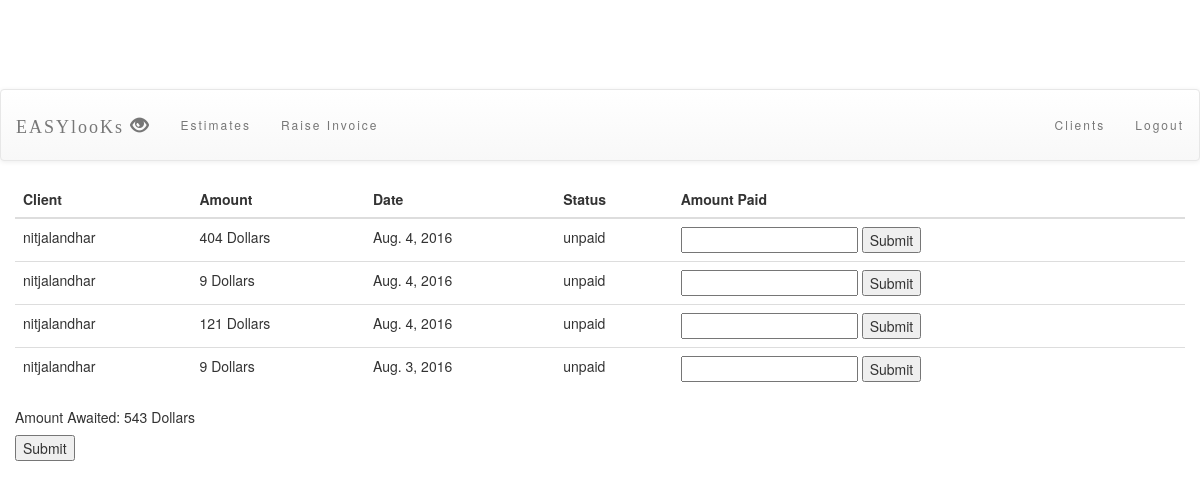
The page /invoice/estimates/ (signed in) on the database as committed earlier.
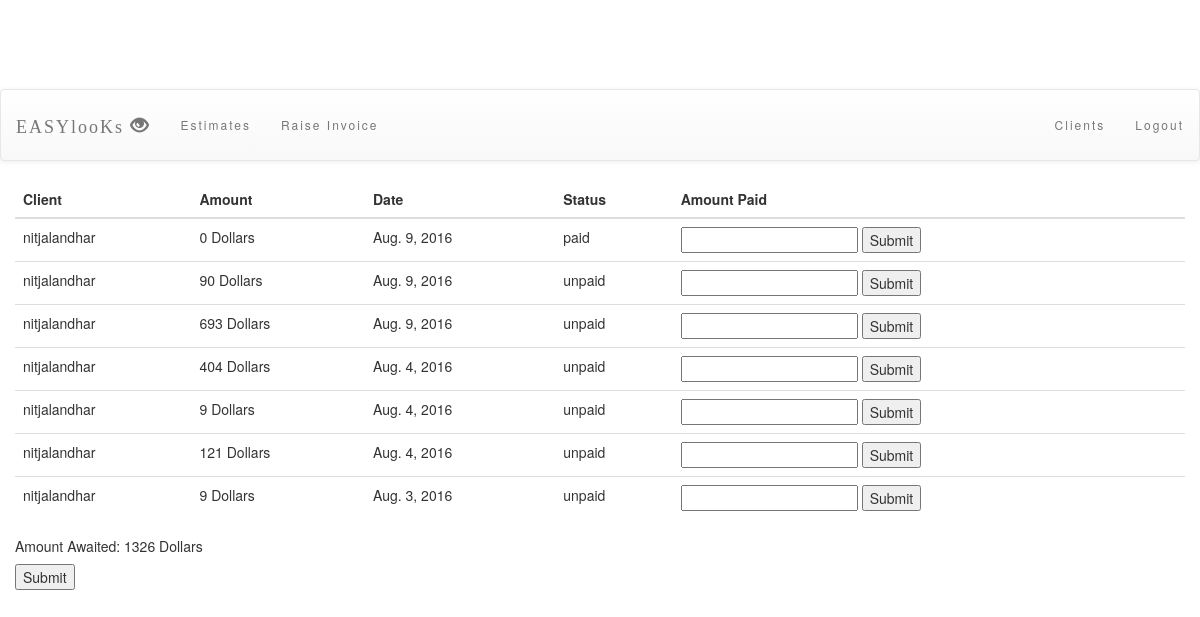
The same page on the database as committed later.
### invoiceapp/models.py (models this page shows, shortened)
class Invoice(models.Model):
    user = models.ForeignKey(User,default=1)
    client = models.ForeignKey(Client,on_delete=models.CASCADE,default="")
    raise_for = models.CharField(max_length=200)
    raised_by = models.CharField(max_length=50,default='')
    email_to = models.EmailField(default='xyz@yahoo.com')
    description_of_items = models.CharField(max_length=150)
    currency = models.CharField(max_length=10)
    cost = models.IntegerField(default=100)
    quantity = models.IntegerField(default=1)
    date_created = models.DateField(auto_now=False,auto_now_add=True)
    message =  models.TextField(max_length=500,default='Hey! Attatched along is your Invoice')

### invoiceapp/views.py (the view)
def Estimates(request):
    if not request.user.is_authenticated():
        return render(request,'invoiceapp/login.html',{'message':'Login First'})
    template_name = 'invoiceapp/estimates.html'
    all_invoices = Invoice.objects.filter(user=request.user).order_by('-pk')
    total = 0
    for invoice in all_invoices:
        total = total + invoice.cost
    return render(request,template_name,{'all_invoices':all_invoices,'amount':total})

### invoiceapp/templates/invoiceapp/estimates.html (shortened to what this page needs)
<!DOCTYPE html>
<html lang="en">
<head>
    {% load staticfiles %}
    <link rel="stylesheet" type="text/css" href="{% static 'invoiceapp/style.css' %}"/>
	<link rel="stylesheet" href="https://maxcdn.bootstrapcdn.com/bootstrap/3.3.6/css/bootstrap.min.css">
	<link rel="stylesheet" href="https://maxcdn.bootstrapcdn.com/bootstrap/3.3.6/css/bootstrap-theme.min.css">
</head>
<body id="body">
<div id="index_page_header">EASYlooKs<span style="font-size: medium"><sup>cloud</sup><sub>InvoiCing</sub></span></div>
  <nav class="navbar navbar-default" id="navbar">
         <div class="container-fluid">
           <div class="navbar-header">
            <a href="{% url 'invoiceapp:index' %}" class="navbar-brand">EASYlooKs <span class="glyphicon glyphicon-eye-open"></span></a>
           </div>
    <div>
        <ul class="nav navbar-nav">
            <li><a href="{% url 'invoiceapp:estimates' %}" class="active">Estimates</a></li>
            <li><a href="{% url 'invoiceapp:raiseinvoice' %}">Raise Invoice </a></li>
        </ul>
        <ul class="nav navbar-nav navbar-right">
            <li><a href="{% url 'invoiceapp:client' %}" class="active">Clients</a></li>
            <li><a href="{% url 'invoiceapp:logout' %}" class="active">Logout</a></li>
        </ul>
    </div>
         </div>
  </nav>
<div class="container-fluid">
<table class="table">
    <thead>
        <tr>
            <th>Client</th>
            <th>Amount</th>
            <th>Date</th>
            <th>Status</th>
            <th> Amount Paid</th>
        </tr>
    </thead>
    <tbody>
      {% for invoice in all_invoices %}
          <tr>
              <td>{{ invoice.raise_for }}</td>
              <td>{{ invoice.cost }}&nbsp;{{ invoice.currency }}</td>
              <td>{{ invoice.date_created }}</td>
              <td>
                  {% if invoice.cost == 0 %}
                       paid
                  {% else %}
                       unpaid
                  {% endif %}
              </td>
           <td>
              <form action = "{% url 'invoiceapp:changestatus' invoice.id %}" method="post">
                  <input type="text" name="amount" maxlength="15"/>
                  <input type="submit" value="Submit"/>
              </form>
          </td>
          </tr>
      {% endfor %}
    </tbody>
</table>
<h5>Amount Awaited: {{ amount }} Dollars</h5>
<form action = "{% url 'invoiceapp:updateaccount' 19 %}" method="post">
                  <input type="submit" value="Submit"/>
              </form>
</div>
</body>
</html>

Rows that differ between the two databases and show on the page:
added Invoice: raise_for "nitjalandhar", cost "0", currency "Dollars", date_created "Aug. 9, 2016", shows "paid"
added Invoice: raise_for "nitjalandhar", cost "90", currency "Dollars", date_created "Aug. 9, 2016", shows "unpaid"
added Invoice: raise_for "nitjalandhar", cost "693", currency "Dollars", date_created "Aug. 9, 2016", shows "unpaid"
Other text that changed with them:
{{ amount }}: "543" → "1326"
